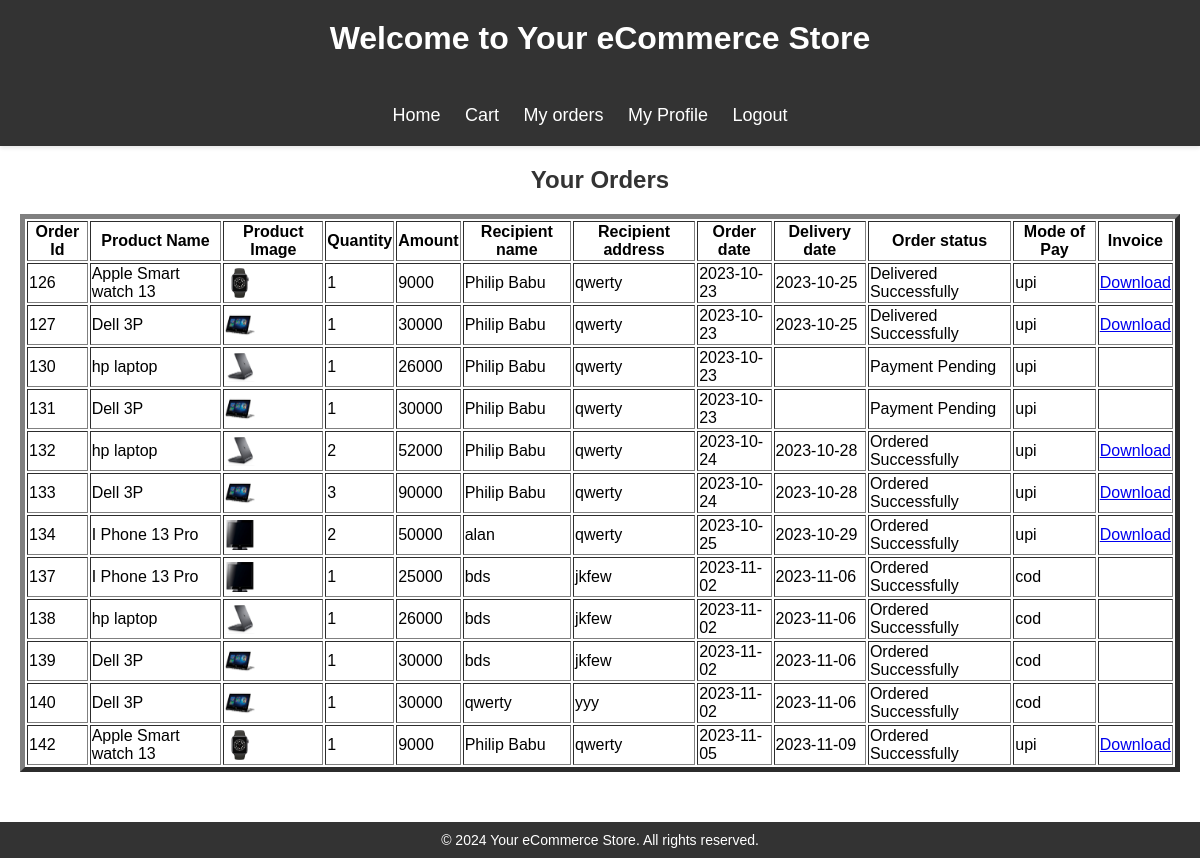
The app's page /myorder.php (signed in) with its own data.
### tables this page shows
CREATE TABLE IF NOT EXISTS `orders` (
  `ord_id` int NOT NULL AUTO_INCREMENT,
  `Cid` int NOT NULL,
  `id` int NOT NULL,
  `qty` int NOT NULL,
  `Amount` int NOT NULL,
  `Name` varchar(30) NOT NULL,
  `Country` varchar(30) NOT NULL,
  `City` varchar(30) NOT NULL,
  `Contact` bigint NOT NULL,
  `Address` varchar(200) NOT NULL,
  `ord_date` date NOT NULL,
  `invoice_no` int DEFAULT NULL,
  `deliver_date` date DEFAULT NULL,
  `ord_status` varchar(25) NOT NULL,
  PRIMARY KEY (`ord_id`),
  KEY `fk` (`Cid`),
  KEY `f` (`id`),
  KEY `f2` (`invoice_no`)
);

CREATE TABLE IF NOT EXISTS `products` (
  `id` int NOT NULL AUTO_INCREMENT,
  `name` varchar(30) NOT NULL,
  `price` int NOT NULL,
  `description` varchar(50) NOT NULL,
  `cat_name` varchar(30) NOT NULL,
  `qty` int UNSIGNED NOT NULL,
  `image1` varchar(200) NOT NULL,
  `image2` varchar(200) NOT NULL,
  `image3` varchar(200) NOT NULL,
  PRIMARY KEY (`id`),
  KEY `fk1` (`cat_name`)
);

CREATE TABLE IF NOT EXISTS `payment` (
  `invoice_no` int NOT NULL AUTO_INCREMENT,
  `Cid` int NOT NULL,
  `Amount` int NOT NULL,
  `pay_mode` varchar(15) NOT NULL,
  `pay_date` date DEFAULT NULL,
  `status` varchar(25) NOT NULL DEFAULT 'Not Paid',
  PRIMARY KEY (`invoice_no`),
  KEY `f4` (`Cid`)
);

### myorder.php (the view, shortened to what this page needs)
<html>
<head>
    <link rel="stylesheet" href="stylesbard.css">
</head>
<body>
    <header>
        <h1>Welcome to Your eCommerce Store</h1><br>
        <nav>
            <ul>
                <li><a href="c_index.php">Home</a></li>
                <li><a href="cart.php">Cart</a></li>
                <li><a href="myorder.php">My orders</a></li>
                <li><a href="Profile.php">My Profile</a></li>
                <li><a href="logout.php">Logout</a></li>
            </ul>
        </nav>
    </header>
    <main>
        <section class="featured-products">
            <center><h2>Your Orders</h2></center>
            <table border="5" align="center">
                <tr>
                    <th>Order Id</th>
                    <th>Product Name</th>
                    <th>Product Image</th>
                    <th>Quantity</th>
                    <th>Amount</th>
                    <th>Recipient name</th>
                    <th>Recipient address</th>
                    <th>Order date </th>
                    <th>Delivery date </th>
                    <th>Order status</th>
                    <th>Mode of Pay</th>
                    <th>Invoice</th>
                </tr>
                <?php
                include("db.php");
                $user = $_SESSION['user'];
                $sql = "SELECT * FROM orders WHERE Cid = (SELECT Cid FROM customer WHERE Username = '$user')";
                $result = mysqli_query($conn, $sql);
                while ($row = mysqli_fetch_array($result)) {
                    echo "<tr>";
                    $cid = $row['Cid'];
                    echo "<td>" . $row['ord_id'] . "</td>";
                    $id = $row['id'];
                    $query = "SELECT * FROM products WHERE id = '$id'";
                    $product_result = mysqli_query($conn, $query);
                    $product = mysqli_fetch_array($product_result);
                    echo "<td>" . $product['name'] . "</td>";
                    echo "<td><img src='./image/".$product["image1"]."' width='30' height='30'></td>";
                    echo "<td>" . $row['qty'] . "</td>";
                    echo "<td>" . $row['Amount'] . "</td>";
                    echo "<td>" . $row['Name'] . "</td>";
                    echo "<td>" . $row['Address'] . "</td>";
                    echo "<td>" . $row['ord_date'] . "</td>";
                    $invno=$row['invoice_no'];
                    echo "<td>" . $row['deliver_date'] . "</td>";
                    echo "<td>" . $row['ord_status'] . "</td>";
                    $sql = "SELECT * FROM payment WHERE Cid='$cid' AND invoice_no='$invno'";
                    $ans = mysqli_query($conn, $sql);
                    $ret = mysqli_fetch_array($ans);
                    echo "<td>" . $ret['pay_mode']. "</td>";
                    if ($ret['status']=="Paid")
                        echo "<td><a href='invoicemaker.php?no=" . $invno . "'>Download</a></td>";
                    else
                        echo "<td> </td>";
                    echo "</tr>";
                }
                ?>
            </table>
        </section>
    </main>
    <footer id="footer">
        <p>&copy; <?php echo date("Y"); ?> Your eCommerce Store. All rights reserved.</p>
    </footer>
</body>
</html>

### stylesbard.css (style rules this page uses)
body, h1, h2, h3, ul, p, a { margin: 0; padding: 0; font-family: Arial, sans-serif; }
header { background-color: #333; color: #fff; text-align: center; padding: 20px 0; box-shadow: 0 2px 4px rgba(0, 0, 0, 0.1); }
header h1 { font-size: 32px; margin-bottom: 10px; font-weight: bold; }
nav ul { list-style-type: none; margin-top: 20px; }
nav ul li { display: inline; margin-right: 20px; }
nav ul li a { color: #fff; text-decoration: none; font-size: 18px; transition: color 0.3s ease; }
main { max-width: 1200px; margin: 0 auto; padding: 20px; }
.featured-products { margin-bottom: 30px; }
.featured-products h2 { font-size: 24px; margin-bottom: 20px; font-weight: bold; color: #333; }
footer { background-color: #333; color: #fff; text-align: center; padding: 20px 0; }
footer p { font-size: 14px; }

### myorder.php (style rules this page uses)
body { margin: 0; padding: 0; min-height: 100vh; display: flex; flex-direction: column; }
main { flex: 1; }
footer { background-color: #333; color: #fff; padding: 10px; text-align: center; }

### records on screen
orders: ord_id "126", id.name "Apple Smart watch 13", id.image1 (picture), qty "1", Amount "9000", Name "Philip Babu", Address "qwerty", ord_date "2023-10-23", deliver_date "2023-10-25", ord_status "Delivered Successfully", invoice_no.pay_mode "upi"
orders: ord_id "127", id.name "Dell 3P", id.image1 (picture), qty "1", Amount "30000", Name "Philip Babu", Address "qwerty", ord_date "2023-10-23", deliver_date "2023-10-25", ord_status "Delivered Successfully", invoice_no.pay_mode "upi"
orders: ord_id "130", id.name "hp laptop", id.image1 (picture), qty "1", Amount "26000", Name "Philip Babu", Address "qwerty", ord_date "2023-10-23", ord_status "Payment Pending", invoice_no.pay_mode "upi"
orders: ord_id "131", id.name "Dell 3P", id.image1 (picture), qty "1", Amount "30000", Name "Philip Babu", Address "qwerty", ord_date "2023-10-23", ord_status "Payment Pending", invoice_no.pay_mode "upi"
orders: ord_id "132", id.name "hp laptop", id.image1 (picture), qty "2", Amount "52000", Name "Philip Babu", Address "qwerty", ord_date "2023-10-24", deliver_date "2023-10-28", ord_status "Ordered Successfully", invoice_no.pay_mode "upi"
orders: ord_id "133", id.name "Dell 3P", id.image1 (picture), qty "3", Amount "90000", Name "Philip Babu", Address "qwerty", ord_date "2023-10-24", deliver_date "2023-10-28", ord_status "Ordered Successfully", invoice_no.pay_mode "upi"
orders: ord_id "134", id.name "I Phone 13 Pro", id.image1 (picture), qty "2", Amount "50000", Name "alan", Address "qwerty", ord_date "2023-10-25", deliver_date "2023-10-29", ord_status "Ordered Successfully", invoice_no.pay_mode "upi"
orders: ord_id "137", id.name "I Phone 13 Pro", id.image1 (picture), qty "1", Amount "25000", Name "bds", Address "jkfew", ord_date "2023-11-02", deliver_date "2023-11-06", ord_status "Ordered Successfully", invoice_no.pay_mode "cod"
orders: ord_id "138", id.name "hp laptop", id.image1 (picture), qty "1", Amount "26000", Name "bds", Address "jkfew", ord_date "2023-11-02", deliver_date "2023-11-06", ord_status "Ordered Successfully", invoice_no.pay_mode "cod"
orders: ord_id "139", id.name "Dell 3P", id.image1 (picture), qty "1", Amount "30000", Name "bds", Address "jkfew", ord_date "2023-11-02", deliver_date "2023-11-06", ord_status "Ordered Successfully", invoice_no.pay_mode "cod"
orders: ord_id "140", id.name "Dell 3P", id.image1 (picture), qty "1", Amount "30000", Name "qwerty", Address "yyy", ord_date "2023-11-02", deliver_date "2023-11-06", ord_status "Ordered Successfully", invoice_no.pay_mode "cod"
orders: ord_id "142", id.name "Apple Smart watch 13", id.image1 (picture), qty "1", Amount "9000", Name "Philip Babu", Address "qwerty", ord_date "2023-11-05", deliver_date "2023-11-09", ord_status "Ordered Successfully", invoice_no.pay_mode "upi"
